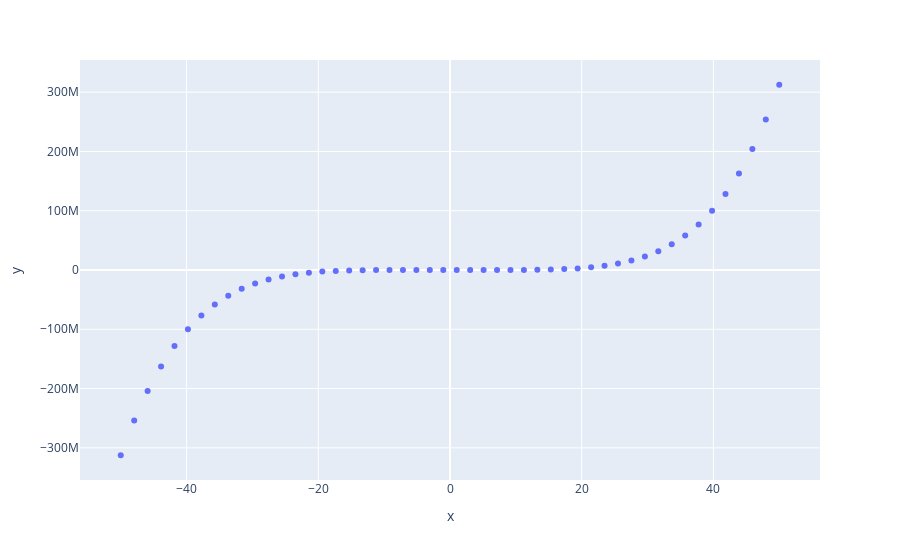
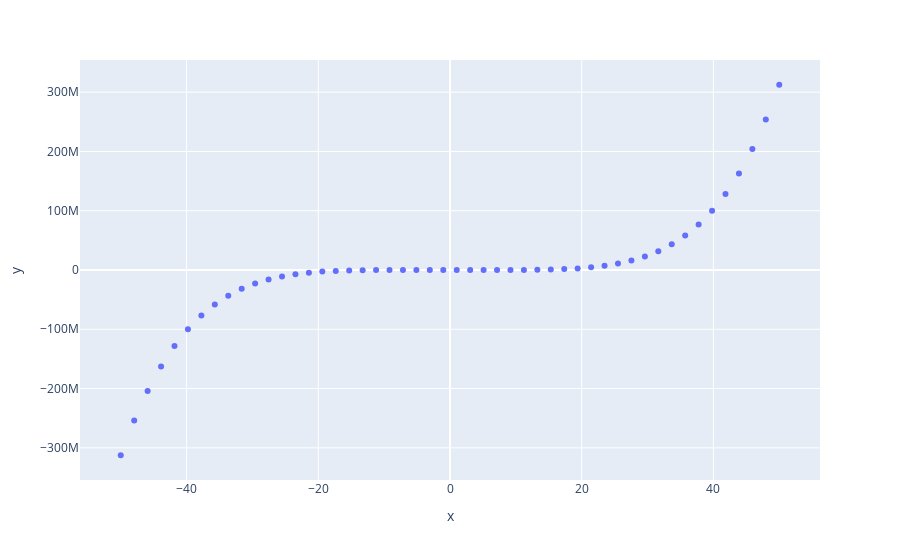
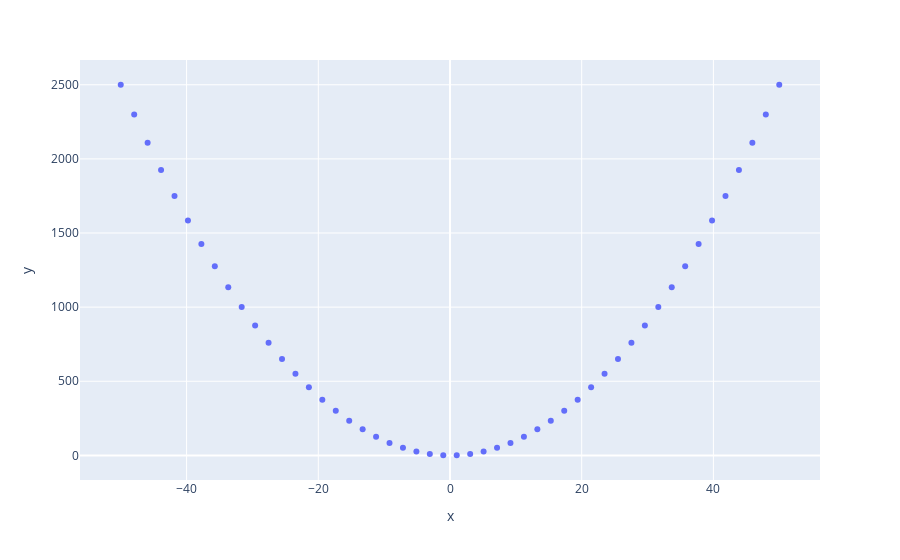

Write notebook code for charts like these, in order.
### Code cell
# define the plot
fig = px.scatter(x=x, y=y)

fig.show()

### Figure 1 — Plotly figure (JSON) as saved in the notebook; plotly's stock layout.template omitted (floating-point values rounded to 4 significant figures)
{"data": [{"hovertemplate": "x=%{x}<br>y=%{y}<extra></extra>", "legendgroup": "", "marker": {"color": "#636efa", "symbol": "circle"}, "mode": "markers", "name": "", "orientation": "v", "showlegend": false, "type": "scatter", "x": [-50, -47.96, -45.92, -43.88, -41.84, -39.8, -37.76, -35.71, -33.67, -31.63, -29.59, -27.55, -25.51, -23.47, -21.43, -19.39, -17.35, -15.31, -13.27, -11.22, -9.184, -7.143, -5.102, -3.061, -1.02, 1.02, 3.061, 5.102, 7.143, 9.184, 11.22, 13.27, 15.31, 17.35, 19.39, 21.43, 23.47, 25.51, 27.55, 29.59, 31.63, 33.67, 35.71, 37.76, 39.8, 41.84, 43.88, 45.92, 47.96, 50], "xaxis": "x", "y": [-312500000, -253700000.0, -204100000.0, -162600000.0, -128200000.0, -99810000.0, -76710000.0, -58100000.0, -43300000.0, -31670000.0, -22690000.0, -15870000.0, -10800000.0, -7120000.0, -4518000.0, -2739000.0, -1571000.0, -840100.0, -410800.0, -178200.0, -65330.0, -18590.0, -3457.0, -268.8, -1.106, 1.106, 268.8, 3457.0, 18590.0, 65330.0, 178200.0, 410800.0, 840100.0, 1571000.0, 2739000.0, 4518000.0, 7120000.0, 10800000.0, 15870000.0, 22690000.0, 31670000.0, 43300000.0, 58100000.0, 76710000.0, 99810000.0, 128200000.0, 162600000.0, 204100000.0, 253700000.0, 312500000], "yaxis": "y"}], "layout": {"autosize": true, "legend": {"tracegroupgap": 0}, "margin": {"t": 60}, "xaxis": {"anchor": "y", "autorange": true, "domain": [0, 1], "range": [-56.05, 56.05], "title": {"text": "x"}, "type": "linear"}, "yaxis": {"anchor": "x", "autorange": true, "domain": [0, 1], "range": [-360900000.0, 360900000.0], "title": {"text": "y"}, "type": "linear"}}}

### Figure 2 — Plotly figure (JSON) as saved in the notebook; plotly's stock layout.template omitted (floating-point values rounded to 4 significant figures)
{"data": [{"hovertemplate": "x=%{x}<br>y=%{y}<extra></extra>", "legendgroup": "", "marker": {"color": "#636efa", "symbol": "circle"}, "mode": "markers", "name": "", "orientation": "v", "showlegend": false, "type": "scatter", "x": [-50, -47.96, -45.92, -43.88, -41.84, -39.8, -37.76, -35.71, -33.67, -31.63, -29.59, -27.55, -25.51, -23.47, -21.43, -19.39, -17.35, -15.31, -13.27, -11.22, -9.184, -7.143, -5.102, -3.061, -1.02, 1.02, 3.061, 5.102, 7.143, 9.184, 11.22, 13.27, 15.31, 17.35, 19.39, 21.43, 23.47, 25.51, 27.55, 29.59, 31.63, 33.67, 35.71, 37.76, 39.8, 41.84, 43.88, 45.92, 47.96, 50], "xaxis": "x", "y": [-312500000, -253700000.0, -204100000.0, -162600000.0, -128200000.0, -99810000.0, -76710000.0, -58100000.0, -43300000.0, -31670000.0, -22690000.0, -15870000.0, -10800000.0, -7120000.0, -4518000.0, -2739000.0, -1571000.0, -840100.0, -410800.0, -178200.0, -65330.0, -18590.0, -3457.0, -268.8, -1.106, 1.106, 268.8, 3457.0, 18590.0, 65330.0, 178200.0, 410800.0, 840100.0, 1571000.0, 2739000.0, 4518000.0, 7120000.0, 10800000.0, 15870000.0, 22690000.0, 31670000.0, 43300000.0, 58100000.0, 76710000.0, 99810000.0, 128200000.0, 162600000.0, 204100000.0, 253700000.0, 312500000], "yaxis": "y"}], "layout": {"autosize": true, "legend": {"tracegroupgap": 0}, "margin": {"t": 60}, "xaxis": {"anchor": "y", "autorange": true, "domain": [0, 1], "range": [-56.05, 56.05], "title": {"text": "x"}, "type": "linear"}, "yaxis": {"anchor": "x", "autorange": true, "domain": [0, 1], "range": [-360900000.0, 360900000.0], "title": {"text": "y"}, "type": "linear"}}}

### Figure 3 — Plotly figure (JSON) as saved in the notebook; plotly's stock layout.template omitted (floating-point values rounded to 4 significant figures)
{"data": [{"hovertemplate": "x=%{x}<br>y=%{y}<extra></extra>", "legendgroup": "", "marker": {"color": "#636efa", "symbol": "circle"}, "mode": "markers", "name": "", "orientation": "v", "showlegend": false, "type": "scatter", "x": [-50, -47.96, -45.92, -43.88, -41.84, -39.8, -37.76, -35.71, -33.67, -31.63, -29.59, -27.55, -25.51, -23.47, -21.43, -19.39, -17.35, -15.31, -13.27, -11.22, -9.184, -7.143, -5.102, -3.061, -1.02, 1.02, 3.061, 5.102, 7.143, 9.184, 11.22, 13.27, 15.31, 17.35, 19.39, 21.43, 23.47, 25.51, 27.55, 29.59, 31.63, 33.67, 35.71, 37.76, 39.8, 41.84, 43.88, 45.92, 47.96, 50], "xaxis": "x", "y": [2500, 2300.0, 2108.0, 1925.0, 1750.0, 1584.0, 1425.0, 1276.0, 1134.0, 1001.0, 875.7, 759.1, 650.8, 550.8, 459.2, 375.9, 300.9, 234.3, 176.0, 126.0, 84.34, 51.02, 26.03, 9.371, 1.041, 1.041, 9.371, 26.03, 51.02, 84.34, 126.0, 176.0, 234.3, 300.9, 375.9, 459.2, 550.8, 650.8, 759.1, 875.7, 1001.0, 1134.0, 1276.0, 1425.0, 1584.0, 1750.0, 1925.0, 2108.0, 2300.0, 2500], "yaxis": "y"}], "layout": {"autosize": true, "legend": {"tracegroupgap": 0}, "margin": {"t": 60}, "xaxis": {"anchor": "y", "autorange": true, "domain": [0, 1], "range": [-56.05, 56.05], "title": {"text": "x"}, "type": "linear"}, "yaxis": {"anchor": "x", "autorange": true, "domain": [0, 1], "range": [-192.4, 2693.0], "title": {"text": "y"}, "type": "linear"}}}
